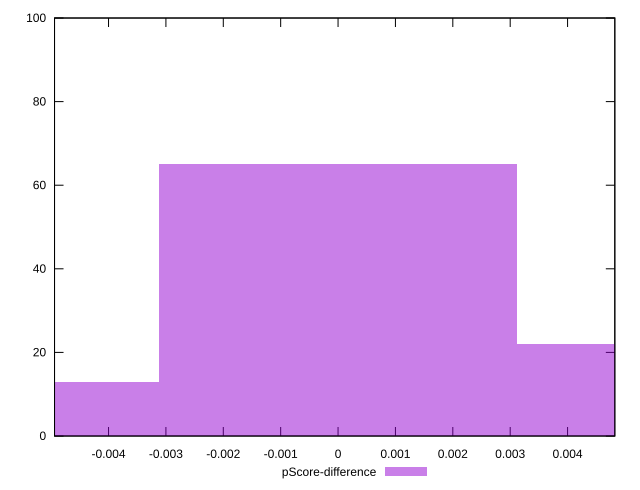

Source code (gnuplot):
reset

$pScoreDifference <<EOF
0 65
0.006238670384168415 22
-0.006238670384168415 13
EOF

set key outside below
set boxwidth 0.006238670384168415
set xrange [-0.004941176470588227:0.0048235294117647265]
set yrange [0:100]
set trange [0:100]
set style fill transparent solid 0.5 noborder
set terminal svg size 640, 490 enhanced background rgb 'white'
set output "reports/report_00028_2021-02-24T12-49-42.674Z/uses-rel-preload/samples/card/pScore-difference/histogram.svg"

plot $pScoreDifference title "pScore-difference" with boxes

reset
